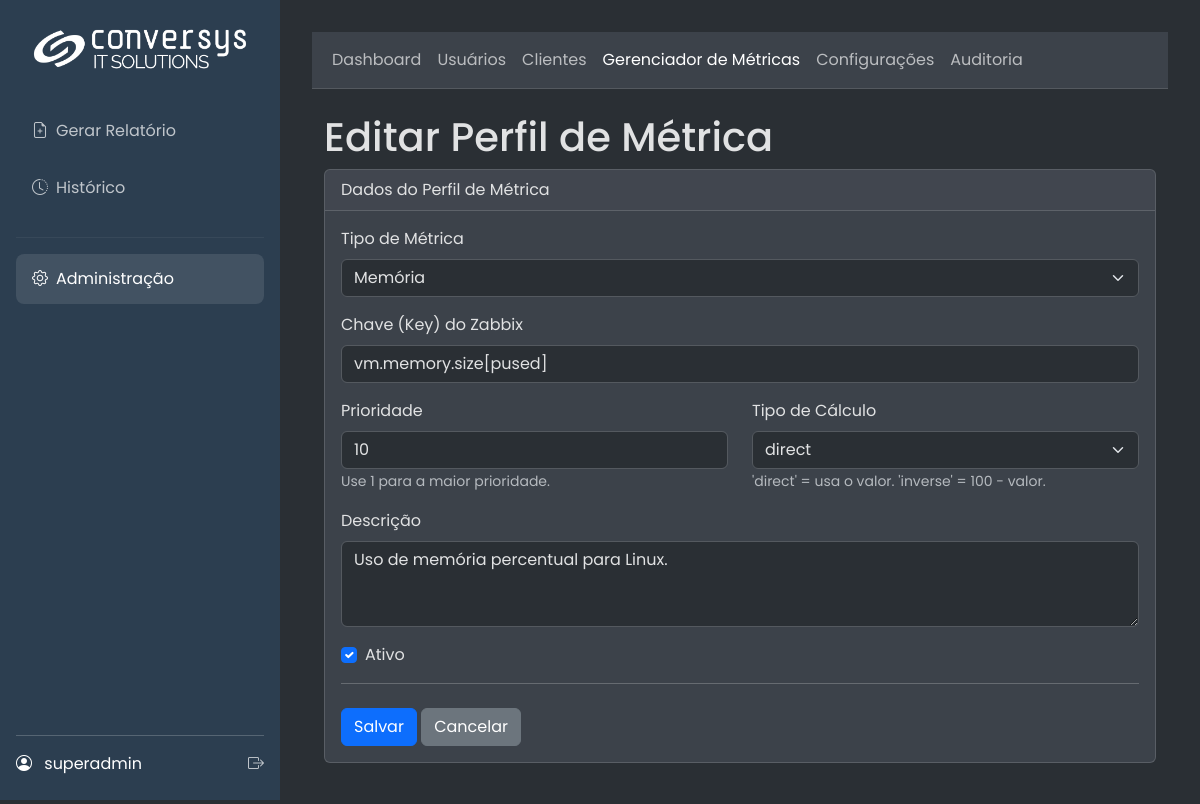
The page /admin/metric_key/edit/1 (signed in) on the database as committed earlier.
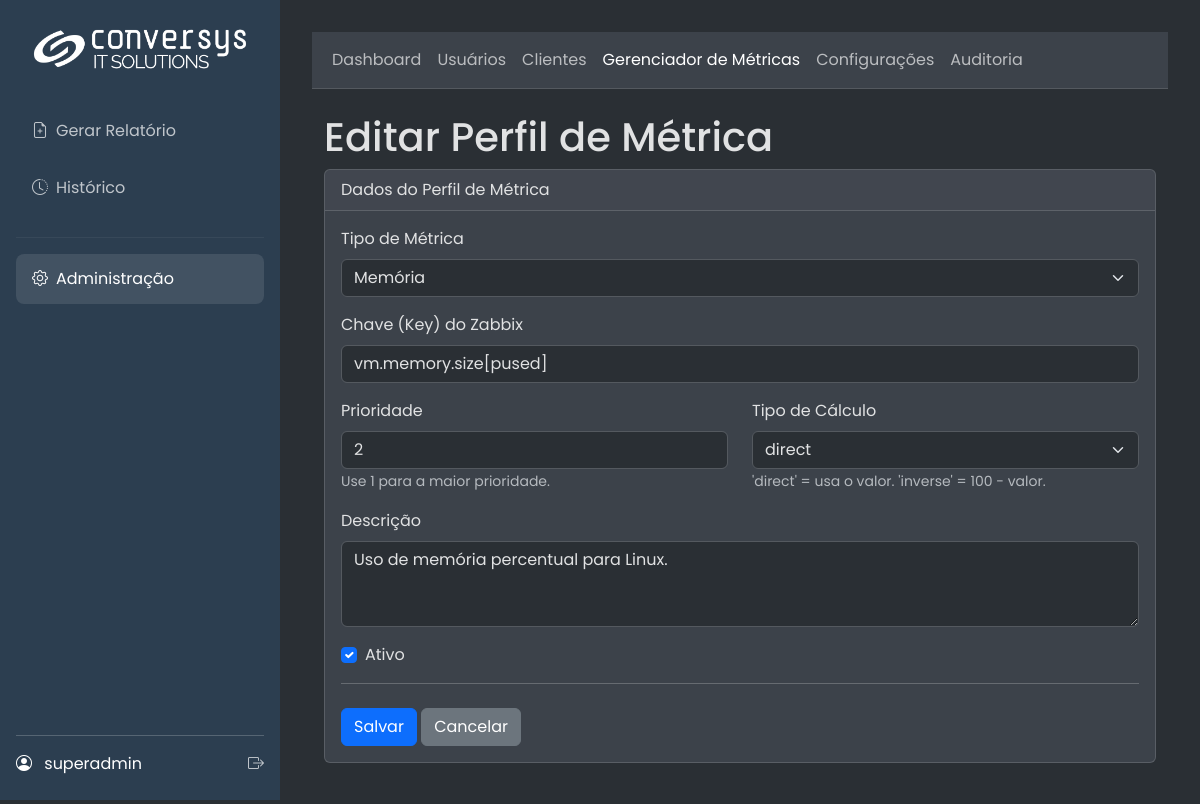
The same page on the database as committed later.
### app/models.py (models this page shows, shortened)
class MetricKeyProfile(db.Model):
    __tablename__ = 'metric_key_profile'
    id = db.Column(db.Integer, primary_key=True)
    metric_type = db.Column(db.String(50), nullable=False, index=True)
    key_string = db.Column(db.String(255), nullable=False)
    priority = db.Column(db.Integer, nullable=False, default=10)
    calculation_type = db.Column(db.Enum(CalculationType), nullable=False, default=CalculationType.DIRECT)
    description = db.Column(db.String(255), nullable=True)
    is_active = db.Column(db.Boolean, default=True, nullable=False)

### app/admin/routes.py (the view)
@admin.route('/metric_key/edit/<int:key_id>', methods=['GET', 'POST'])
@admin_required
def edit_metric_key(key_id):
    _ensure_request_id()
    _log_debug("Acessando rota edit_metric_key", key_id=key_id, method=request.method)
    key_profile = MetricKeyProfile.query.get_or_404(key_id)
    form = MetricKeyProfileForm(obj=key_profile)
    if request.method == 'GET':
        form.calculation_type.data = key_profile.calculation_type.name
    if form.validate_on_submit():
        _log_debug("Formulário de edição de perfil validado", key_id=key_id)
        try:
            key_profile.metric_type = form.metric_type.data
            key_profile.key_string = form.key_string.data
            key_profile.priority = form.priority.data
            key_profile.calculation_type = CalculationType[form.calculation_type.data]
            key_profile.description = form.description.data
            key_profile.is_active = form.is_active.data
            db.session.commit()
            AuditService.log(f'Editou o perfil de métrica ID {key_id}: {key_profile.key_string}')
            flash('Perfil de métrica atualizado com sucesso!', 'success')
            return redirect(url_for('admin.list_metric_keys'))
        except Exception as e:
            current_app.logger.error(f"[{g.request_id}] Erro ao atualizar perfil de métrica ID {key_id}: {e}", exc_info=True)
            db.session.rollback()
            flash('Erro ao atualizar o perfil de métrica. Consulte os logs.', 'danger')
    else:
        if request.method == 'POST':
            _log_debug("Validação do formulário de edição falhou", key_id=key_id, errors=form.errors)
    return render_template('admin/metric_key_form.html', form=form, title="Editar Perfil de Métrica", action="Editar")

### app/admin/routes.py
class MetricKeyProfileForm(FlaskForm):
    metric_type = SelectField(
        'Tipo de Métrica',
        choices=[('memory', 'Memória'), ('cpu', 'CPU'), ('disk', 'Disco')],
        validators=[DataRequired(message="Selecione o tipo de métrica.")]
    )
    key_string = StringField(
        'Chave (Key) do Zabbix',
        validators=[DataRequired(message="A chave do item é obrigatória."), Length(min=1, max=255)]
    )
    priority = IntegerField(
        'Prioridade',
        validators=[DataRequired(message="A prioridade é obrigatória."), NumberRange(min=1, max=100)],
        default=10
    )
    calculation_type = SelectField(
        'Tipo de Cálculo',
        choices=[(calc.name, calc.value) for calc in CalculationType],
        validators=[DataRequired(message="O tipo de cálculo é obrigatório.")]
    )
    description = TextAreaField(
        'Descrição',
        validators=[Length(max=255)]
    )
    is_active = BooleanField('Ativo', default=True)
    submit = SubmitField('Salvar')

### app/__init__.py (called while the page is built)
@login_manager.user_loader
def load_user(user_id):
    from .models import User
    return db.session.get(User, int(user_id))

### app/templates/admin/metric_key_form.html (shortened to what this page needs)
{% extends 'admin/base.html' %}
{% block admin_content %}
<div class="container-fluid">
    <h1 class="mt-4">{{ action }} Perfil de Métrica</h1>
    <div class="card mb-4">
        <div class="card-header">
            Dados do Perfil de Métrica
        </div>
        <div class="card-body">
            <form method="POST" action="">
                <div class="mb-3">
                    {{ form.metric_type.label(class="form-label") }}
                    {{ form.metric_type(class="form-select" + (" is-invalid" if form.metric_type.errors else "")) }}
                </div>
                <div class="mb-3">
                    {{ form.key_string.label(class="form-label") }}
                    {{ form.key_string(class="form-control" + (" is-invalid" if form.key_string.errors else ""), placeholder="Ex: vm.memory.size[pused]") }}
                </div>
                <div class="row">
                    <div class="col-md-6 mb-3">
                        {{ form.priority.label(class="form-label") }}
                        {{ form.priority(class="form-control" + (" is-invalid" if form.priority.errors else "")) }}
                        <small class="form-text text-muted">Use 1 para a maior prioridade.</small>
                    </div>
                    <div class="col-md-6 mb-3">
                        {{ form.calculation_type.label(class="form-label") }}
                        {{ form.calculation_type(class="form-select" + (" is-invalid" if form.calculation_type.errors else "")) }}
                        <small class="form-text text-muted">'direct' = usa o valor. 'inverse' = 100 - valor.</small>
                    </div>
                </div>
                <div class="mb-3">
                    {{ form.description.label(class="form-label") }}
                    {{ form.description(class="form-control", rows=3, placeholder="Ex: % de memória usada em servidores Linux") }}
                </div>
                <div class="mb-3 form-check">
                    {{ form.is_active(class="form-check-input") }}
                    {{ form.is_active.label(class="form-check-label") }}
                </div>
                <hr>
                <div class="mt-4">
                    <button type="submit" class="btn btn-primary">Salvar</button>
                    <a href="{{ url_for('admin.list_metric_keys') }}" class="btn btn-secondary">Cancelar</a>
                </div>
            </form>
        </div>
    </div>
</div>
{% endblock %}

Rows that differ between the two databases and show on the page:
changed MetricKeyProfile "Memória": priority "10" → "2"
